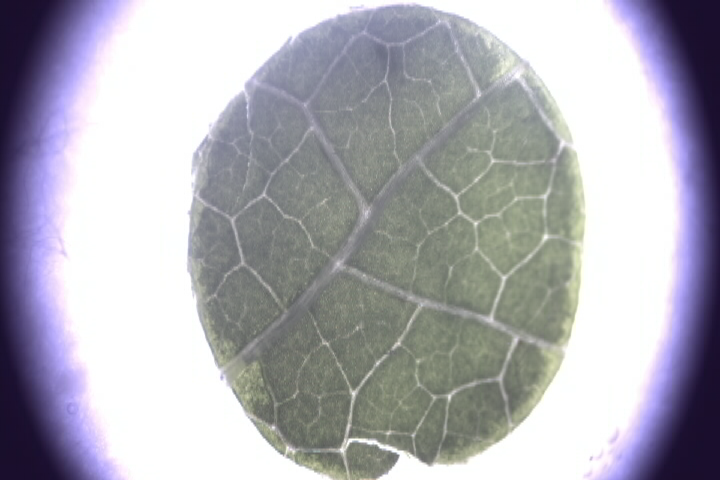
%> input picture 1work/functions/frames/background.png, 720 x 480 px, given in place of scene00001.png, which was not available
$ octave main.m   (GNU Octave 9; MATLAB toolbox functions it lacks are replaced by stand-ins)
%> lines starting %> are read from the running program, lines starting %| are printed output that depends on the picture; in (x1, y1, x2, y2) boxes, pixels count from 0 and x2, y2 are one past the last pixel; in counts of white or black regions, pixels touching at a corner belong together; the program's own positions count from 1; pictures that were not available may be replaced by others from this repository, and a replacement may not be noted
### 1work/functions/detectObject.m
function [pos, areas, sizeDect] = detectObject( originalImage )
%DETECTOBJECT Summary of this function goes here
%   Detailed explanation goes here

    thr = 30;
    minArea = 30;
    se = strel('disk',4);
    imgfr = originalImage;
    imgbk = imread('./frames/background.png');
    %-1==========================================================================================
       normalizedThresholdValue = 0.40; % In range 0 to 1.
       %thresholdValue = normalizedThresholdValue * max(max(originalImage));

       binaryImage = im2bw(originalImage, normalizedThresholdValue);
    % Removing central objects to get background image with corners
    BGImage = imfill(binaryImage, 'holes');
    % Applying background image as mask to remove corners and keep central
    % objects
    binaryImage(~BGImage) = 1;
    %figure(2), imshow(binaryImage);

    bw = imclose(binaryImage,se);
    %figure(3), imshow(bw);
    bw = ~bw;
    %figure(4), imshow(bw);
    %-2==========================================================================================
%     imgdif = (abs(double(imgbk(:,:,1))-double(imgfr(:,:,1)))>thr) | ...
%         (abs(double(imgbk(:,:,2))-double(imgfr(:,:,2)))>thr) | ...
%         (abs(double(imgbk(:,:,3))-double(imgfr(:,:,3)))>thr);
%     bw = imclose(imgdif,se);
    %============================================================================================


    [lb num]=bwlabel(bw);
    mite = regionprops(lb,'area','FilledImage','Centroid');

    inds = find([mite.Area]>minArea);


    pos = [];
    areas = [];
    sizeDect = [];
    for j=1:length(inds)
        [lin, col]= find(lb == inds(j));
        upLPoint = min([lin col]);
        dWindow  = max([lin col]) - upLPoint + 1;
        pos = [pos; upLPoint];
        areas = [areas; mite(j).Area];
        sizeDect = [sizeDect; dWindow];

    end

    drawnow

end

### 1work/functions/updateLogic.m
function [male_coords, female_coords, flagTouch, flagCouple, pos, areas, sizeDect, coupleStartFrame, currentFrame, CouplingDuration] = updateLogic ( imgfr, male_coords, female_coords, flagTouch, flagCouple, coupleStartFrame, currentFrame, CouplingDuration )
%UPDATE Summary of this function goes here
%   Detailed explanation goes here


%function [pos area] = update( male_coords, female_coords )

    %----------------------------
%imgfr = imread(sprintf('./frames/scene%.5d.png',3));
    %----------------------------

    [pos, areas, sizeDect] = detectObject(imgfr);

    if flagTouch == true
        %return true if merge occurs and false if split occurs
        %-------------C�digo para as key frames--------------------%
%         imshow(imgfr);
        %----------------------------------------------------------%
        if detectMerge(pos, areas) == true
            flagCouple = true;
            coupleStartFrame = currentFrame;

        %-------------C�digo para as key frames--------------------%
        imshow(imgfr);
        %----------------------------------------------------------%
        else
            flagCouple = false;
            if coupleStartFrame~=0
                CouplingDuration = (currentFrame - coupleStartFrame)/15;
            end
            imshow(imgfr);
        end
    end

    if flagCouple == true
        [~, idx] = max(areas);
        male_coords = [male_coords; pos(idx, :)];
        female_coords = [female_coords; pos(idx, :)];
    else
        %detectGender(pos areas);
        %------------------------------------------
        %get and save female pos
        [sizeFemale, idFemale] = max(areas);
        %FIXME
        female_coords = [female_coords; pos(idFemale, :)];
        %remove female area to be able to detect male
        tmpFemale = sizeFemale;
        areas(idFemale) = 0;
        %get and save male pos
        [~, idMale] = max(areas);
        %FIXME confirm it's a male using last postion
        male_coords = [male_coords; pos(idMale, :)];
        areas(idFemale) = tmpFemale;
% [36 lines of commented-out code are left out]


    end


    flagTouch = detectTouch(pos, areas);


end

### 1work/functions/detectTouch.m
function flagTouch = detectTouch( pos, areas )
%DETECTTOUCH Summary of this function goes here
%   Detailed explanation goes here

    %rad is the radious value around the bigger object
    rad = 1;

    %get bigger object
    [~, idBig] = max(areas);
    %remove bigger object value from areas
    areas(idBig) = 0;
    %get second biggest object
    [~, idSmall] = max(areas);

    %pos logic
    index = idSmall + (idSmall -1);
    smallX = pos(index);
    smallY = pos(index);

    index = idBig + (idBig -1);
    bigX = pos(index);
    bigY = pos(index+1);

    if size(pos(idBig + (idBig -1)), 1)==0 && size(pos(idSmall + (idSmall -1)), 1)==0
    %check if smaller object is in the radious of the bigger object
        flagTouch = false;
    elseif (bigX-rad)<=smallX && (bigX+rad)>=smallX && (bigY-rad)<=smallY && (bigY+rad)>=smallY
        flagTouch = true;
    else
        flagTouch = false;
    end

end

### 1work/functions/doStatistics.m
function [male_dist, female_dist, time_firstCopula, seenFirstCopula] = doStatistics( male_coords, female_coords, male_dist, female_dist, seenFirstCopula, frameNumber )
%DOSTATISTICS Summary of this function goes here
%   Detailed explanation goes here

    %index logic to get last coords added to male/female coords
    index = size(male_coords, 1);
    MaleX = male_coords(index, 1);
    MaleY = male_coords(index, 2);

    index = size(female_coords, 1);
    FemaleX = female_coords(index, 1);
    FemaleY = female_coords(index, 2);

    %Check for start of first copula
    if MaleX==FemaleX && MaleY==FemaleY && seenFirstCopula==false
        seenFirstCopula = true;
        %gives time for the start of first copula in seconds
        time_firstCopula = frameNumber/15;
    else
        time_firstCopula = 0;
    end

    %Update distances for male and female
    %if necessary for initial case
    if size(male_coords, 1)<=1
        male_dist = 0;
        female_dist = 0;
    else
        male_dist = male_dist + sqrt(abs(MaleX - (male_coords(index-1, 1)))^2 + abs(MaleY - (male_coords(index-1, 2)))^2);
        female_dist = female_dist + sqrt(abs(FemaleX - (female_coords(index-1, 1)))^2 + abs(FemaleY - (female_coords(index-1, 2)))^2);
    end


end

### 1work/functions/main.m
clear all
close all
clc
oldpath = addpath('./frames/');

% Estruturas para guardar coordenadas
male_coords = [];
female_coords = [];
flagTouch = false;
flagCouple = false;
seenFirstCopula = false;
male_dist = 0;
female_dist = 0;
n_falhas = 0;
coupleStartFrame = 0;
CouplingDuration = 0;


baseNum = 1;
seqLength = 7818;

for i=0:seqLength

    imgfr = imread(sprintf('./frames/scene%.5d.png',baseNum+i));
%> imgfr is the input picture: size 480x720x3 uint8; mean R, G, B 173.5, 172.7, 181

    currentFrame = i;
    [male_coords, female_coords, flagTouch, flagCouple, pos, areas, sizeDect, coupleStartFrame, ...
        currentFrame, CouplingDuration] = ...
        updateLogic(imgfr, male_coords, female_coords, flagTouch, ...
        flagCouple, coupleStartFrame, currentFrame, CouplingDuration);
%> in detectObject, `binaryImage = im2bw(originalImage, normalizedThresholdValue);`:
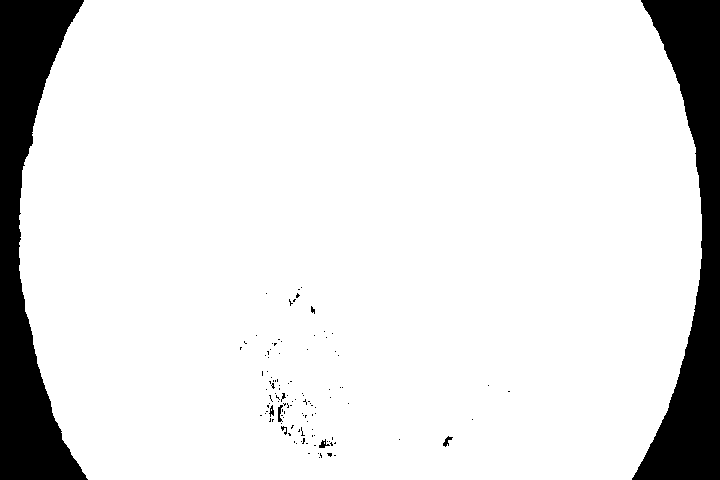
%> binaryImage: size 480x720 logical; 88.6% white; 115 black regions (107 under 20 px), largest, box (x1, y1, x2, y2) and area: (0, 0, 88, 480) 19737, (632, 0, 720, 480) 19027, (278, 405, 283, 422) 51
%> in detectObject, `BGImage = imfill(binaryImage, 'holes');`:
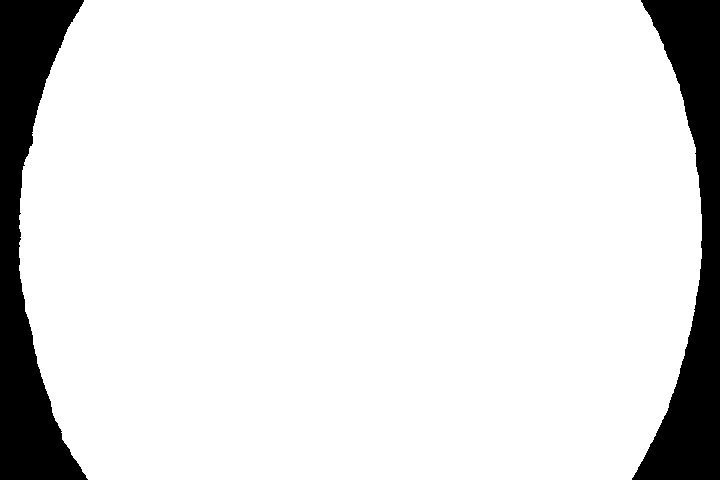
%> BGImage: size 480x720 logical; 88.8% white; 2 black regions, box (x1, y1, x2, y2) and area: (0, 0, 88, 480) 19737, (632, 0, 720, 480) 19027
%> in detectObject, `binaryImage(~BGImage) = 1;`:
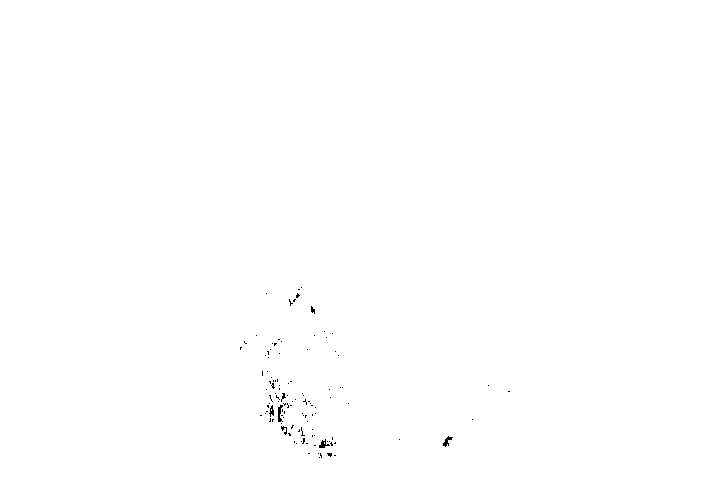
%> binaryImage: size 480x720 logical; 99.8% white; black in thin lines or dots, all inside (x1, y1, x2, y2) = (240, 287, 510, 458)
%> in detectObject, `bw = imclose(binaryImage,se);`: bw: size 480x720 logical; every value is 1
%> in detectObject, `bw = ~bw;`: bw: size 480x720 logical; every value is 0
%> in detectObject, `[lb num]=bwlabel(bw);`: lb: size 480x720 double; every value is 0
%> in detectObject, `[lb num]=bwlabel(bw);`: num = 0
%> in detectObject, `mite = regionprops(lb,'area','FilledImage','Centroid');`: mite = 0 regions
%> in detectObject, `inds = find([mite.Area]>minArea);`: inds = []
%> in updateLogic, `flagTouch = detectTouch(pos, areas);`: flagTouch = false
%> male_coords = []; female_coords = []; flagTouch = false; flagCouple = false; pos = []; areas = []; sizeDect = []; coupleStartFrame = 0; currentFrame = 0; CouplingDuration = 0

    frameNumber = i+1;
    [male_dist, female_dist, time_firstCopula, seenFirstCopula] = ...
        doStatistics(male_coords, female_coords, male_dist, female_dist, seenFirstCopula, frameNumber);
%> the run ends on the next line
